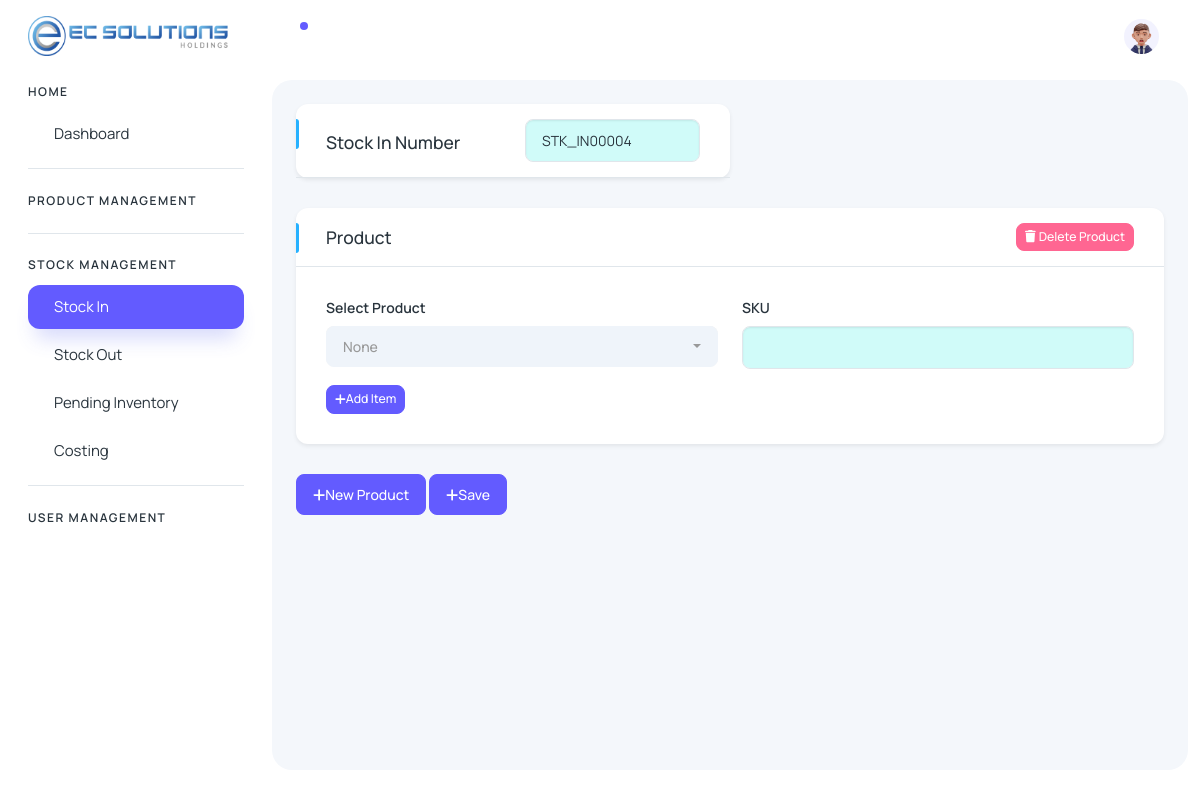
Page /index.php?route=stock-in (signed in) on the earlier database version.
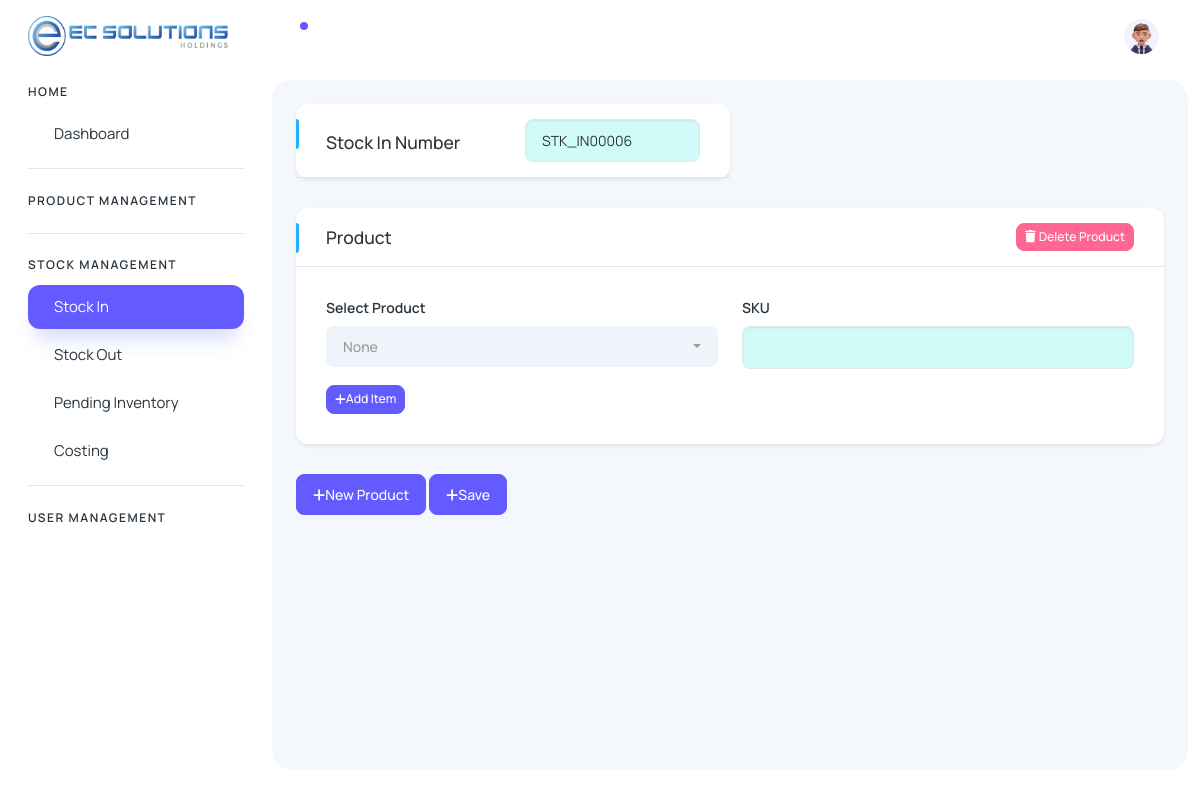
Same page on the later database version.
### tables this page shows
CREATE TABLE `stockin_history` (
  `id` int(11) NOT NULL,
  `series_number` varchar(255) DEFAULT NULL,
  `date` timestamp NULL DEFAULT current_timestamp(),
  `isAdded` tinyint(4) DEFAULT 0
);

### index.php (called while the page is built)
<?php
  require_once 'config.php';
  require_once 'admin/process/function.php';
  include("header.php");
?>
<?php
 include("route.php");
?>
<?php
 include("footer.php");
?>

### admin/process/function.php (called while the page is built, shortened)
<?php
    function userHasPermission ($pdo, $userId, $permissionName){
        try {
        $sql = "SELECT
        a.permission_name
        FROM permissions a
        JOIN role_permissions b ON b.permission_id = a.id
        JOIN roles c ON c.id = b.role_id
        JOIN users d ON d.role_id = c.id
        WHERE d.id = :user_id AND a.permission_name = :permission_name";
        $stmt = $pdo->prepare($sql);
        $stmt->execute(['user_id'=> $userId, 'permission_name'=>$permissionName]);
        return $stmt->fetch() !==false;
        }catch(PDOException $e){
            echo "Error: " . $e->getMessage();
            return array();
        }
    }
    function getStockInNumber($pdo) {
        try {
            $query = "SELECT series_number FROM stockin_history ORDER BY series_number DESC LIMIT 1";
            $stmt = $pdo->prepare($query);
            $stmt->execute();
            if ($stmt->rowCount() > 0) {
                $last_series_number = $stmt->fetchColumn();
                $numeric_part = intval(substr($last_series_number, 7)) + 1;
                $new_series_number = 'STK_IN' . str_pad($numeric_part, 5, '0', STR_PAD_LEFT);
            } else {
                $new_series_number = 'STK_IN00001';
            }
            return $new_series_number;
        } catch(PDOException $e) {
            echo "Error: " . $e->getMessage();
            return null;
        }
    }
?>

### admin/views/stock-management/stockin.php (the view, shortened to what this page needs)
<?php
$last_series_number = getStockInNumber($pdo);
?>
<div class="body-wrapper-inner">
  <div class="container-fluid">
    <div class="card shadow-sm w-50">
          <div class="card-header bg-transparent border-bottom">
            <div class="row align-items-center">
              <div class="col">
                <h5 class="mt-1 mb-0">Stock In Number</h5>
              </div>
              <div class="col">
                <input type="text" class="form-control bg-secondary-subtle" id="stockInNumber" value="<?php echo $last_series_number;?>" readonly>
              </div>
            </div>
          </div>
        </div>
  <div id="productCards">
      <div class="card shadow-sm product-card">
        <div class="card-header bg-transparent border-bottom">
          <div class="row">
            <div class="col">
              <h5 class="mt-1 mb-0">Product</h5>
            </div>
            <div class="col align-content-end ">
            <button class="btn btn-danger btn-sm remove-product-btn float-end "><i class="fa-solid fa-trash"></i> Delete Product</button>
            </div>
          </div>
        </div>
        <div class="card-body">
        <div class="row gy-3">
          <div class="col-lg-6">
            <label for="product_select" class="form-label">Select Product</label>
          </div>
          <div class="col-lg-6">
              <label for="product_name" class="form-label">SKU</label>
              <input type="text" class="form-control bg-secondary-subtle" name="product_name[]" placeholder="" readonly>
          </div>
          <div class="col-lg-12">
          <button class="btn btn-primary btn-sm add-item-btn"><i class="fa-solid fa-plus"></i>Add Item</button>
          </div>
        </div>
        </div>
      </div>
    </div>
    <div class="col-lg-12">
      <button class="btn btn-primary" id="addStockBTN"><i class="fa-solid fa-plus"></i>New Product</button>
      <button class="btn btn-primary" id="saveDataBtn"><i class="fa-solid fa-plus"></i>Save</button>
    </div>
  </div>
</div>

### header.php (shortened to what this page needs)
<?php
$route = $_GET['route'] ?? 'home';
?>
<!doctype html>
<html lang="en">
<head>
  <link rel="stylesheet" href="assets/css/styles.min.css" />
  <link rel="stylesheet" href="assets/css/table.css">
  <link rel="stylesheet" href="assets/css/all.min.css">
  <link href="assets/js/datatables.min.css" rel="stylesheet">
    <link rel="stylesheet" href="assets/libs/bootstrap-select/dist/css/bootstrap-select.min.css">
  <link rel="stylesheet" href="assets/libs/toastr/css/toastr.min.css">
</head>
<body>
  <div class="page-wrapper" id="main-wrapper" data-layout="vertical" data-navbarbg="skin6" data-sidebartype="full"
    data-sidebar-position="fixed" data-header-position="fixed">
    <aside class="left-sidebar">
      <div>
        <div class="brand-logo d-flex align-items-center justify-content-between">
          <a href="./index.html" class="text-nowrap logo-img">
            <img src="assets/images/logos/ecsolution_logo.png" height="40" width="200" alt="" />
          </a>
        </div>
        <nav class="sidebar-nav scroll-sidebar" data-simplebar="">
          <ul id="sidebarnav">
            <?php if(userHasPermission($pdo, $_SESSION["user_id"], 'Manage Dashboard')){?>
            <li class="nav-small-cap">
              <span class="hide-menu">Home</span>
            </li>
            <li class="sidebar-item">
              <a class="sidebar-link" href="index.php?route=dashboard" aria-expanded="false">
                <span class="hide-menu">Dashboard</span>
              </a>
            </li>
            <?php } ?>
            <li class="nav-small-cap" data-bs-toggle="collapse" data-bs-target="#collapseProduct" aria-expanded="<?php echo ($route == 'product-management') ? 'true' : 'false'; ?>" aria-controls="collapseProduct">
              <span class="hide-menu text-uppercase">product management</span>
            </li>
            <li class="nav-small-cap" data-bs-toggle="collapse" data-bs-target="#collapseStock" aria-expanded="false" aria-controls="collapseStock">
              <span class="hide-menu text-uppercase">stock management</span>
            </li>
            <div class="collapse <?php echo ($route == 'stock-in' || $route == 'stock-out'|| $route == 'costing' || $route == 'pending-inventory') ? 'show' : ''; ?>" id="collapseStock">
            <li class="sidebar-item">
              <a class="sidebar-link" href="index.php?route=stock-in" aria-expanded="false">
                <span class="hide-menu">Stock In</span>
              </a>
            </li>
            <li class="sidebar-item">
              <a class="sidebar-link" href="index.php?route=stock-out" aria-expanded="false">
                <span class="hide-menu">Stock Out</span>
              </a>
            </li>
            <li class="sidebar-item">
              <a class="sidebar-link" href="index.php?route=pending-inventory" aria-expanded="false">
                <span class="hide-menu">Pending Inventory</span>
              </a>
            </li>
            <li class="sidebar-item">
              <a class="sidebar-link" href="index.php?route=costing" aria-expanded="false">
                <span class="hide-menu">Costing</span>
              </a>
            </li>
            </div>
            <li class="nav-small-cap" data-bs-toggle="collapse" data-bs-target="#collapseUser" aria-expanded="<?php echo ($route == 'product-management') ? 'true' : 'false'; ?>" aria-controls="collapseUser">
              <span class="hide-menu text-uppercase">user management</span>
            </li>
          </ul>
        </nav>
      </div>
    </aside>
    <div class="body-wrapper">
      <header class="app-header">
        <nav class="navbar navbar-expand-lg navbar-light">
          <ul class="navbar-nav">
            <li class="nav-item">
              <a class="nav-link " href="javascript:void(0)">
                <div class="notification bg-primary rounded-circle"></div>
              </a>
            </li>
          </ul>
          <div class="navbar-collapse justify-content-end px-0" id="navbarNav">
            <ul class="navbar-nav flex-row ms-auto align-items-center justify-content-end">
              <li class="nav-item dropdown">
                <a class="nav-link " href="javascript:void(0)" id="drop2" data-bs-toggle="dropdown"
                  aria-expanded="false">
                  <img src="assets/images/profile/user-1.jpg" alt="" width="35" height="35" class="rounded-circle">
                </a>
              </li>
            </ul>
          </div>
        </nav>
      </header>

### route.php (shortened to what this page needs)
<?php
$route = $_GET['route'] ?? 'dashboard';
switch ($route){
    case "stock-in":
        require 'admin/views/stock-management/stockin.php';
        break;
}
?>

### footer.php
    </div>
</div>
</body>
</html>

### assets/css/table.css (style rules this page uses)
.card .card-header:not(.border-0) h5:after { content: ""; height: 30px; width: 3px; background: #26B1FF; position: absolute; left: 0px; top: 15px; border-radius: 0 3px 3px 0; }

### header.php (style rules this page uses)
.nav-small-cap { cursor: pointer; }

Differences in the rows shown:
no longer on this page (row edited): stockin_history: series_number "STK_IN00004"
added stockin_history: series_number "STK_IN00006"
